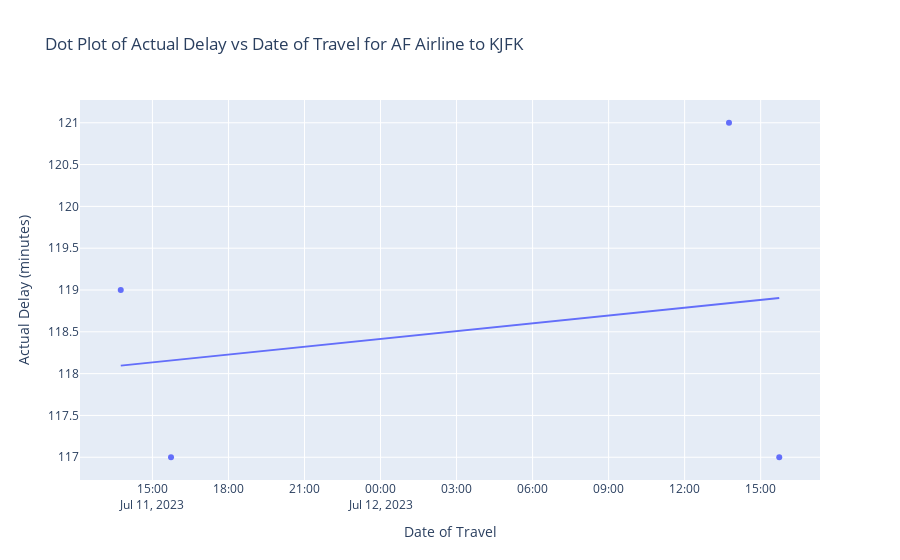
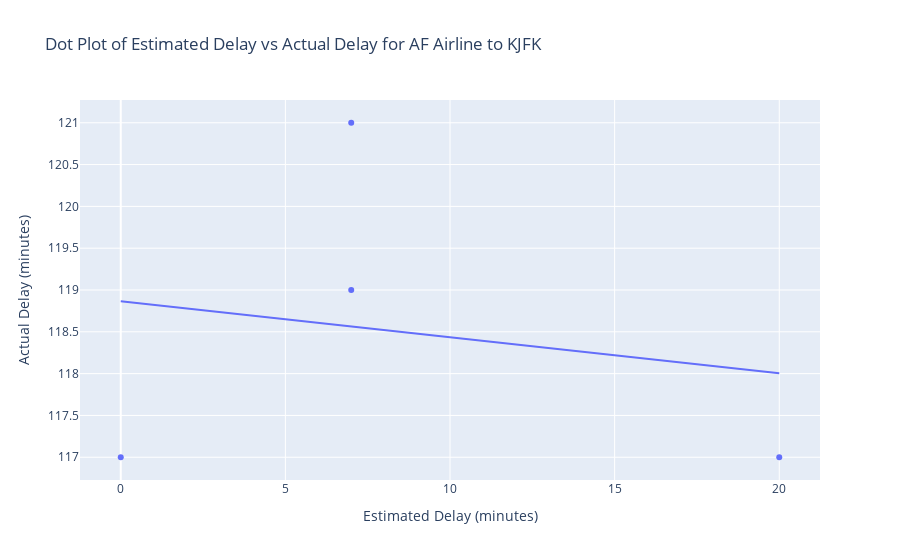

Source (notebook cell) for these figures, in order:
### Code cell
# worked, but text box is ugly
import pandas as pd
import plotly.express as px

# Load your CSV data into a pandas DataFrame
df = pd.read_csv("ATL.csv")

# Function to extract scheduled time from departure details
def extract_scheduled_time(row):
    departure_details = eval(row['departure'])
    return pd.to_datetime(departure_details.get('scheduledTime', pd.NaT))

# Function to extract estimated time from departure details
def extract_estimated_time(row):
    departure_details = eval(row['departure'])
    return pd.to_datetime(departure_details.get('estimatedTime', pd.NaT))

# Extract relevant information using the defined functions
df['scheduledTime'] = df.apply(extract_scheduled_time, axis=1)
df['estimatedTime'] = df.apply(extract_estimated_time, axis=1)
df['estimatedDelay'] = (df['estimatedTime'] - df['scheduledTime']).dt.total_seconds() / 60.0
df['actualDelay'] = (pd.to_datetime(df['arrival'].apply(lambda x: eval(x).get('estimatedTime', pd.NaT))) - df['scheduledTime']).dt.total_seconds() / 60.0
df['airline'] = df['airline'].apply(lambda x: eval(x)['iataCode'])
df['arrivalAirport'] = df['arrival'].apply(lambda x: eval(x)['icaoCode'])
df['destination'] = df['arrival'].apply(lambda x: eval(x).get('iataCode', pd.NaT))

# User input for the airline name
user_airline = input("Enter the airline name: ").strip().lower()

# User input for the arrival airport
user_arrival_airport = input("Enter the arrival airport (ICAO code): ").strip().lower()

# User input for the travel destination
user_destination = input("Enter the travel destination (IATA code): ").strip().lower()

# Filter flights for the specified airline, arrival airport, and destination
df_selected_flights = df[(df['airline'].str.lower() == user_airline) & (df['arrivalAirport'].str.lower() == user_arrival_airport) & (df['destination'].str.lower() == user_destination)]

# Filter out negative values for the x-axis
df_selected_flights = df_selected_flights[df_selected_flights['estimatedDelay'] >= 0]

# Create an interactive scatter plot with the date of travel on the x-axis and "actualDelay" on the y-axis
fig_date = px.scatter(df_selected_flights, x='scheduledTime', y='actualDelay', title=f'Dot Plot of Actual Delay vs Date of Travel for {user_airline.upper()} Airline to {user_arrival_airport.upper()}',
                 labels={'actualDelay': 'Actual Delay (minutes)', 'scheduledTime': 'Date of Travel'},
                 hover_name='flight',
                 hover_data={'flight': False, 'actualDelay': True, 'scheduledTime': '|%B %d, %Y %I:%M %p'},
                 trendline='ols',  # Ordinary Least Squares regression line
                 )

# Show the interactive plot for the date of travel
fig_date.show()

# Create another interactive scatter plot with the estimated delay on the x-axis and actual delay on the y-axis
fig_delay = px.scatter(df_selected_flights, x='estimatedDelay', y='actualDelay', title=f'Dot Plot of Estimated Delay vs Actual Delay for {user_airline.upper()} Airline to {user_arrival_airport.upper()}',
                 labels={'estimatedDelay': 'Estimated Delay (minutes)', 'actualDelay': 'Actual Delay (minutes)'},
                 hover_name='flight',
                 hover_data={'flight': False, 'estimatedDelay': True, 'actualDelay': True},
                 trendline='ols',  # Ordinary Least Squares regression line
                 )

# Show the interactive plot for the estimated delay
fig_delay.show()

### Figure 1 — Plotly figure (JSON) as saved in the notebook; plotly's stock layout.template omitted (floating-point values rounded to 4 significant figures)
{"data": [{"customdata": [["{'number': '8673', 'iataNumber': 'af8673', 'icaoNumber': 'afr8673'}"], ["{'number': '2729', 'iataNumber': 'af2729', 'icaoNumber': 'afr2729'}"], ["{'number': '8673', 'iataNumber': 'af8673', 'icaoNumber': 'afr8673'}"], ["{'number': '2729', 'iataNumber': 'af2729', 'icaoNumber': 'afr2729'}"]], "hovertemplate": "<b>%{hovertext}</b><br><br>Date of Travel=%{x|%B %d, %Y %I:%M %p}<br>Actual Delay (minutes)=%{y}<extra></extra>", "hovertext": ["{'number': '8673', 'iataNumber': 'af8673', 'icaoNumber': 'afr8673'}", "{'number': '2729', 'iataNumber': 'af2729', 'icaoNumber': 'afr2729'}", "{'number': '8673', 'iataNumber': 'af8673', 'icaoNumber': 'afr8673'}", "{'number': '2729', 'iataNumber': 'af2729', 'icaoNumber': 'afr2729'}"], "legendgroup": "", "marker": {"color": "#636efa", "symbol": "circle"}, "mode": "markers", "name": "", "orientation": "v", "showlegend": false, "type": "scatter", "x": ["2023-07-11T13:45:00", "2023-07-11T15:44:00", "2023-07-12T13:45:00", "2023-07-12T15:44:00"], "xaxis": "x", "y": [119, 117, 121, 117], "yaxis": "y"}, {"hovertemplate": "<b>OLS trendline</b><br>actualDelay = 8.64563e-06 * scheduledTime + -14485.1<br>R<sup>2</sup>=0.051072<br><br>Date of Travel=%{x|%B %d, %Y %I:%M %p}<br>Actual Delay (minutes)=%{y} <b>(trend)</b><extra></extra>", "legendgroup": "", "marker": {"color": "#636efa", "symbol": "circle"}, "mode": "lines", "name": "", "showlegend": false, "type": "scatter", "x": ["2023-07-11T13:45:00", "2023-07-11T15:44:00", "2023-07-12T13:45:00", "2023-07-12T15:44:00"], "xaxis": "x", "y": [118.1, 118.2, 118.8, 118.9], "yaxis": "y"}], "layout": {"legend": {"tracegroupgap": 0}, "title": {"text": "Dot Plot of Actual Delay vs Date of Travel for AF Airline to KJFK"}, "xaxis": {"anchor": "y", "domain": [0, 1], "title": {"text": "Date of Travel"}}, "yaxis": {"anchor": "x", "domain": [0, 1], "title": {"text": "Actual Delay (minutes)"}}}}

### Figure 2 — Plotly figure (JSON) as saved in the notebook; plotly's stock layout.template omitted (floating-point values rounded to 4 significant figures)
{"data": [{"customdata": [["{'number': '8673', 'iataNumber': 'af8673', 'icaoNumber': 'afr8673'}"], ["{'number': '2729', 'iataNumber': 'af2729', 'icaoNumber': 'afr2729'}"], ["{'number': '8673', 'iataNumber': 'af8673', 'icaoNumber': 'afr8673'}"], ["{'number': '2729', 'iataNumber': 'af2729', 'icaoNumber': 'afr2729'}"]], "hovertemplate": "<b>%{hovertext}</b><br><br>Estimated Delay (minutes)=%{x}<br>Actual Delay (minutes)=%{y}<extra></extra>", "hovertext": ["{'number': '8673', 'iataNumber': 'af8673', 'icaoNumber': 'afr8673'}", "{'number': '2729', 'iataNumber': 'af2729', 'icaoNumber': 'afr2729'}", "{'number': '8673', 'iataNumber': 'af8673', 'icaoNumber': 'afr8673'}", "{'number': '2729', 'iataNumber': 'af2729', 'icaoNumber': 'afr2729'}"], "legendgroup": "", "marker": {"color": "#636efa", "symbol": "circle"}, "mode": "markers", "name": "", "orientation": "v", "showlegend": false, "type": "scatter", "x": [7, 20, 7, 0], "xaxis": "x", "y": [119, 117, 121, 117], "yaxis": "y"}, {"hovertemplate": "<b>OLS trendline</b><br>actualDelay = -0.0430622 * estimatedDelay + 118.866<br>R<sup>2</sup>=0.035233<br><br>Estimated Delay (minutes)=%{x}<br>Actual Delay (minutes)=%{y} <b>(trend)</b><extra></extra>", "legendgroup": "", "marker": {"color": "#636efa", "symbol": "circle"}, "mode": "lines", "name": "", "showlegend": false, "type": "scatter", "x": [0, 7, 7, 20], "xaxis": "x", "y": [118.9, 118.6, 118.6, 118.0], "yaxis": "y"}], "layout": {"legend": {"tracegroupgap": 0}, "title": {"text": "Dot Plot of Estimated Delay vs Actual Delay for AF Airline to KJFK"}, "xaxis": {"anchor": "y", "domain": [0, 1], "title": {"text": "Estimated Delay (minutes)"}}, "yaxis": {"anchor": "x", "domain": [0, 1], "title": {"text": "Actual Delay (minutes)"}}}}
